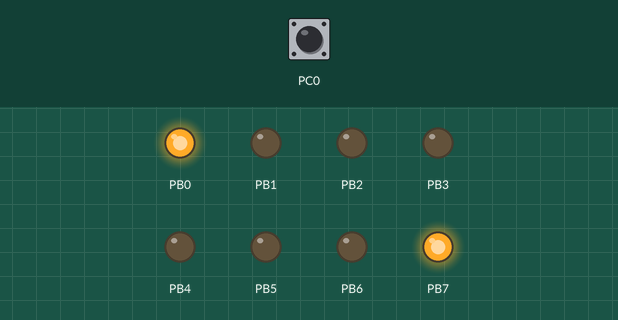
Recording of a program running on a simulated ATmega328P, built with avr-gcc and emulated at 16 MHz. On the bench: output pins drawn as LEDs (lit = HIGH). Dashed ring = blinking. The inputs (shaded band) are chosen by the test bench; at power-on: PC0 HIGH.

Above: at 1.2 s.
1.3 s: PC0 pulsed LOW 2 times (0.12 s each, 0.3 s apart)
At 2.47 s:
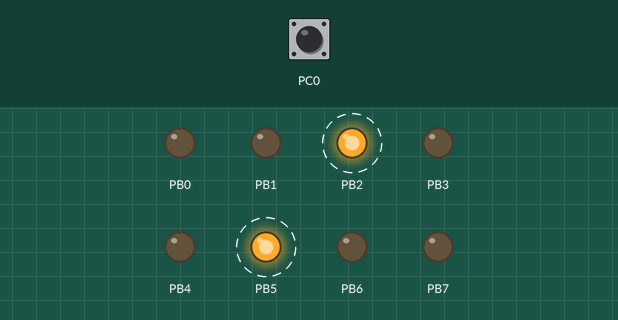
4.3 s: PC0 pulsed LOW 5 times (0.12 s each, 0.3 s apart)
At 6.39 s:
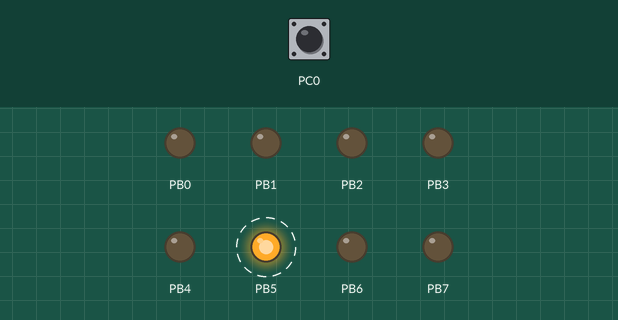
At 6.91 s:
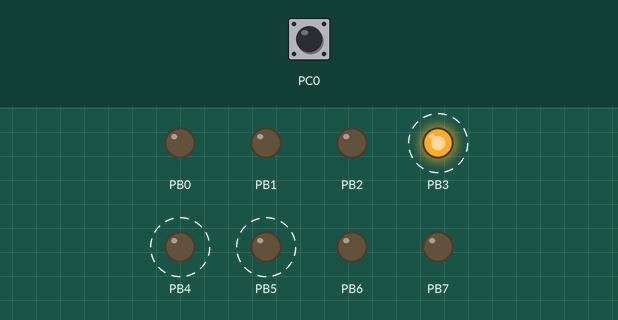
Timing chart, 0 to 14.0 s (numbered marks = the images above; inputs shaded):
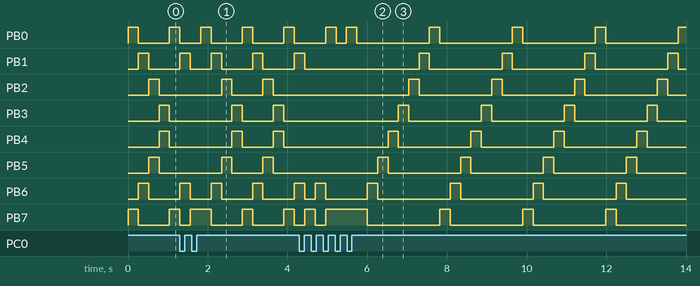

The program:

main.c
```c
#include <avr/io.h>
#define F_CPU 16000000UL // Especifico la frecuencia de reloj del MCU en 16MHz
#include <util/delay.h> // Retardos por software   Macros: depende de F_CPU
#include <stdio.h>
#include <stdlib.h>
#define rebote 3000  // variable para deteccion de cambio de estado del pulsador


// variables globales
uint8_t secuencia = 1;
uint8_t inicializacion = 1;

void pulsador(); // funcion para chequear el pulsador

	int main(void)
	{

	  uint8_t aux;
	  uint8_t valor1;
	  uint8_t valor2;
	  long int retardo = 0;
	  DDRB = 0xFF;  // configurado PORTB como salida
	  DDRC &= ~(1<<PORTC0); //el bit0 de PORTC configurado como entrada
		while (1) // loop
		{
			pulsador(); // chequeo el pulsador


		  if (retardo == 0) { //si se acabo el tiempo de visualizacion
 			  retardo = 130000; // reinicio el tiempo de visualizacion

			  if (secuencia) {  // 1 = secuencia numero 1, 0 = secuencia numero 2
				 if (inicializacion == 1) { // si inicializacion es 1, significa que la secuencia comienza.
					 aux = 0; //inicializo el contador de la secuencia
					valor1 = 0b10000000;
					valor2 = 0b00000001;
					inicializacion = 0;
				 }

				if (aux == 4) { // si aux es 4, se reinicia la secuencia
					aux = 0;
					valor1 = 0b10000000;
					valor2 = 0b00000001;
				}
				aux++;  //incremento  el contador de la secuencia
				PORTB = valor1 | valor2;  // Le asigno a PORTB el valor actual de la secuencia
				valor1 = (valor1 >> 1);  // desplazo un bit a derecha
				valor2 = (valor2 << 1); // desplazo un bit a izquierda

			  }
			  else { //secuencia numero 2

				   if (inicializacion == 1) { // si inicializacion es 1, significa que la secuencia comienza.
					   aux = 0;
					   valor2 = 0b10000000;
					   inicializacion = 0;
				   }

				  if (aux == 8) { // si aux llega a 8 debe volver a empezar la secuencia
					  aux = 0;
					  valor2 = 0b10000000;
				  }
				   PORTB = valor2;  //le asigno a PORTB el valor actual de la secuencia
				  valor2 = (valor2 >> 1); // desplazo un bit a derecha
				  aux++;
				  }


			} else {retardo--;} //decremento el tiempo de visualizacion


		}

		return 0;
	}


void pulsador(void) // funcion de chequeo del pulsador sin efecto rebote
 {
	 static uint8_t estado = 1;
	 static uint16_t contador = 0;


	  uint8_t estado_actual = PINC & (1<<PINC0); //verificamos estado actual del pinc0

	if(estado_actual != estado){
		// se incrementa el contador hasta confirmar el cambio de estado
	  contador++;
	  if (contador == rebote){ // si el contador cumplio con el tiempo de chequeo del efecto rebote
		  estado = estado_actual;

		  if (estado == 1) { // si estado es igual a 1 quiere decir que el pulsador dejo de estar presionado
	    secuencia = secuencia ? 0 : 1;	//cambio de secuencia
		inicializacion = 1; // inicializacion en 1 para la nueva secuencia
		contador = 0; //reinicio el contador
		  }
	  }
	   }
	   else {contador = 0;}// si no cumple contador == rebote, se reinicia a 0

}
```

Measured:
- after the input at 4.3 s, PB2: alternates HIGH for 0.26 s and LOW for 1.8 s, starting after 2.7 s; PB3: alternates HIGH for 0.26 s and LOW for 1.8 s, starting after 2.5 s; PB4: alternates HIGH for 0.26 s and LOW for 1.8 s, starting after 2.2 s; PB5: alternates HIGH for 0.26 s and LOW for 1.8 s, starting after 2.0 s
- by itself, PB1: repeats every 2.1 s: HIGH 0.26 s, LOW 1.8 s
- by itself, PB2–5: alternates HIGH for 0.26 s and LOW for 0.78 s
